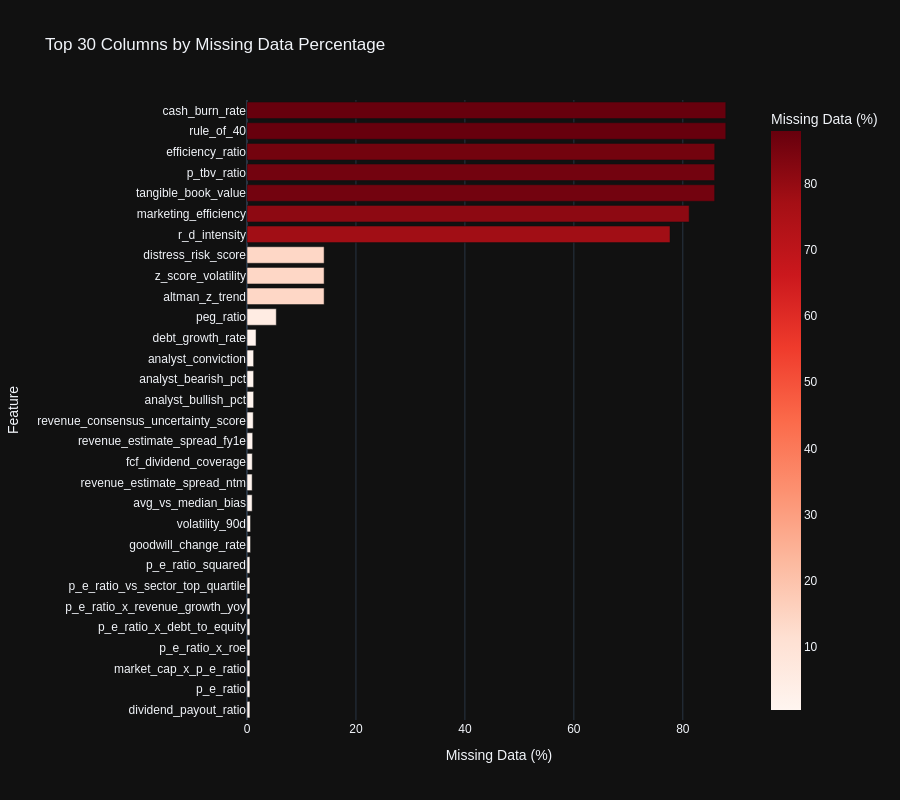
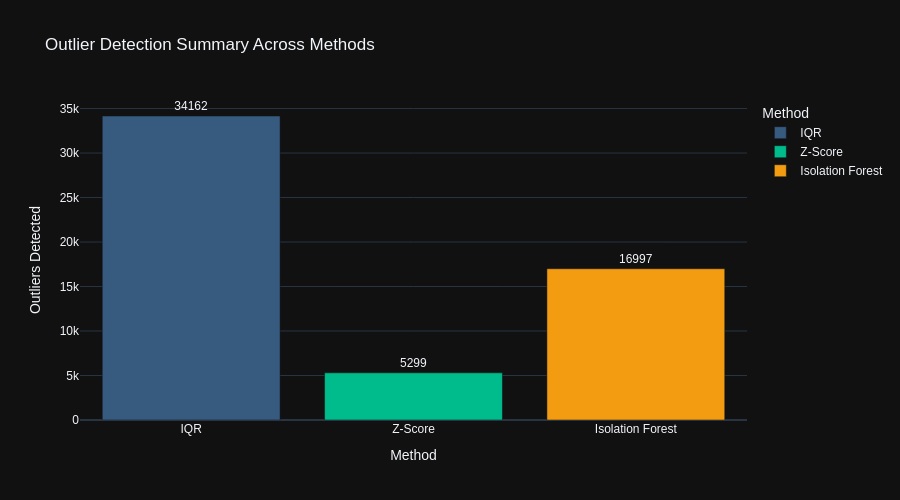
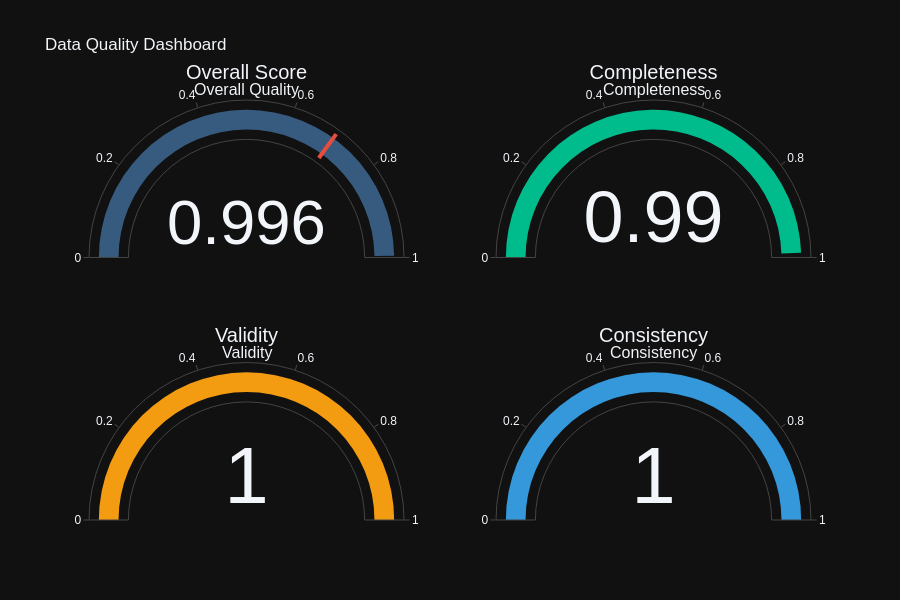

Notebook code cell kept with these figures, in order:
### Code cell
# 📊 Interactive Data Quality Visualizations
print("\n📊 Creating Interactive Data Quality Visualizations...")

# Note: Output directories already created at initialization (all Phase 9.1-9.8 subdirectories)

# 1. Missing Value Heatmap (Interactive Plotly)
missing_pct = (all_stocks_winsorized.isnull().sum() / len(all_stocks_winsorized) * 100).sort_values(ascending=False)
missing_df = pd.DataFrame({
    'Column': missing_pct.index,
    'Missing %': missing_pct.values
    }).head(30)

fig_missing = px.bar(
        missing_df,
        x='Missing %',
        y='Column',
        orientation='h',
        title='Top 30 Columns by Missing Data Percentage',
        labels={'Missing %': 'Missing Data (%)', 'Column': 'Feature'},
        color='Missing %',
        color_continuous_scale='Reds',
        height=800,
        template='plotly_dark'
        )
fig_missing.update_layout(yaxis={'categoryorder': 'total ascending'}, font_family="Arial")
fig_missing.show()

# Save as HTML for interactive viewing
fig_missing.write_html(OUTPUT_DIR / "eda" / "missing_values_heatmap.html")
print(f"✓ Saved: {OUTPUT_DIR / 'eda' / 'missing_values_heatmap.html'}")

# 2. Outlier Detection Summary (Interactive Bar Chart)
outlier_summary = pd.DataFrame({
    'Method': ['IQR', 'Z-Score', 'Isolation Forest'],
    'Outliers Detected': [total_iqr, total_zscore, total_iforest],
    'Columns Analyzed': [len(outliers_iqr), len(outliers_zscore), len(outliers_iforest)]
    })

fig_outliers = px.bar(
        outlier_summary,
        x='Method',
        y='Outliers Detected',
        title='Outlier Detection Summary Across Methods',
        color='Method',
        text='Outliers Detected',
        height=500,
        template='plotly_dark',
        color_discrete_sequence=['#375a7f', '#00bc8c', '#f39c12']
        )
fig_outliers.update_traces(texttemplate='%{text}', textposition='outside')
fig_outliers.update_layout(font_family="Arial")
fig_outliers.show()
fig_outliers.write_html(OUTPUT_DIR / "eda" / "outlier_detection_summary.html")
print(f"✓ Saved: {OUTPUT_DIR / 'eda' / 'outlier_detection_summary.html'}")

# 3. Data Quality Score Dashboard (Gauge Charts)
fig_quality = make_subplots(
        rows=2, cols=2,
        specs=[[{'type': 'indicator'}, {'type': 'indicator'}],
               [{'type': 'indicator'}, {'type': 'indicator'}]],
        subplot_titles=('Overall Quality', 'Completeness', 'Validity', 'Consistency')
        )

fig_quality.add_trace(go.Indicator(
        mode="gauge+number",
        value=quality_report.overall_score,
        title={'text': "Overall Score"},
        gauge={'axis': {'range': [0, 1]},
               'bar': {'color': "#375a7f"},
               'threshold': {'line': {'color': "#e74c3c", 'width': 4}, 'thickness': 0.75, 'value': 0.7}}
        ), row=1, col=1)

fig_quality.add_trace(go.Indicator(
        mode="gauge+number",
        value=quality_report.completeness_score,
        title={'text': "Completeness"},
        gauge={'axis': {'range': [0, 1]}, 'bar': {'color': "#00bc8c"}}
        ), row=1, col=2)

fig_quality.add_trace(go.Indicator(
        mode="gauge+number",
        value=quality_report.validity_score,
        title={'text': "Validity"},
        gauge={'axis': {'range': [0, 1]}, 'bar': {'color': "#f39c12"}}
        ), row=2, col=1)

fig_quality.add_trace(go.Indicator(
        mode="gauge+number",
        value=quality_report.consistency_score,
        title={'text': "Consistency"},
        gauge={'axis': {'range': [0, 1]}, 'bar': {'color': "#3498db"}}
        ), row=2, col=2)

fig_quality.update_layout(
        title_text="Data Quality Dashboard",
        height=600,
        showlegend=False,
        template='plotly_dark',
        font_family="Arial"
        )
fig_quality.show()
fig_quality.write_html(OUTPUT_DIR / "eda" / "data_quality_dashboard.html")
print(f"✓ Saved: {OUTPUT_DIR / 'eda' / 'data_quality_dashboard.html'}")

print(f"\n✅ Section 2 Interactive Visualizations Complete")
# Optionally, print the actual issues
if quality_report.issues:
    print(f"  Issue details:")
    for issue in quality_report.issues[:5]:  # Show first 5 issues
        print(f"    - {issue}")
    if len(quality_report.issues) > 5:
        print(f"    ... and {len(quality_report.issues) - 5} more issues")

### Figure 1 — Plotly figure (JSON) as saved in the notebook; plotly's stock layout.template omitted (floating-point values rounded to 4 significant figures)
{"data": [{"hovertemplate": "Missing Data (%)=%{marker.color}<br>Feature=%{y}<extra></extra>", "legendgroup": "", "marker": {"color": [87.89, 87.89, 85.86, 85.84, 85.84, 81.17, 77.65, 14.16, 14.16, 14.16, 5.379, 1.664, 1.219, 1.219, 1.219, 1.147, 1.047, 0.9753, 0.9466, 0.9466, 0.6454, 0.6454, 0.5307, 0.5307, 0.5307, 0.5307, 0.5307, 0.5307, 0.5307, 0.5307], "coloraxis": "coloraxis", "pattern": {"shape": ""}}, "name": "", "orientation": "h", "showlegend": false, "textposition": "auto", "x": [87.89, 87.89, 85.86, 85.84, 85.84, 81.17, 77.65, 14.16, 14.16, 14.16, 5.379, 1.664, 1.219, 1.219, 1.219, 1.147, 1.047, 0.9753, 0.9466, 0.9466, 0.6454, 0.6454, 0.5307, 0.5307, 0.5307, 0.5307, 0.5307, 0.5307, 0.5307, 0.5307], "xaxis": "x", "y": ["rule_of_40", "cash_burn_rate", "efficiency_ratio", "tangible_book_value", "p_tbv_ratio", "marketing_efficiency", "r_d_intensity", "altman_z_trend", "z_score_volatility", "distress_risk_score", "peg_ratio", "debt_growth_rate", "analyst_bullish_pct", "analyst_bearish_pct", "analyst_conviction", "revenue_consensus_uncertainty_score", "revenue_estimate_spread_fy1e", "fcf_dividend_coverage", "avg_vs_median_bias", "revenue_estimate_spread_ntm", "goodwill_change_rate", "volatility_90d", "dividend_payout_ratio", "p_e_ratio", "market_cap_x_p_e_ratio", "p_e_ratio_x_roe", "p_e_ratio_x_debt_to_equity", "p_e_ratio_x_revenue_growth_yoy", "p_e_ratio_vs_sector_top_quartile", "p_e_ratio_squared"], "yaxis": "y", "type": "bar"}], "layout": {"xaxis": {"anchor": "y", "domain": [0.0, 1.0], "title": {"text": "Missing Data (%)"}}, "yaxis": {"anchor": "x", "domain": [0.0, 1.0], "title": {"text": "Feature"}, "categoryorder": "total ascending"}, "coloraxis": {"colorbar": {"title": {"text": "Missing Data (%)"}}, "colorscale": [[0.0, "rgb(255,245,240)"], [0.125, "rgb(254,224,210)"], [0.25, "rgb(252,187,161)"], [0.375, "rgb(252,146,114)"], [0.5, "rgb(251,106,74)"], [0.625, "rgb(239,59,44)"], [0.75, "rgb(203,24,29)"], [0.875, "rgb(165,15,21)"], [1.0, "rgb(103,0,13)"]]}, "legend": {"tracegroupgap": 0}, "title": {"text": "Top 30 Columns by Missing Data Percentage"}, "barmode": "relative", "height": 800, "font": {"family": "Arial"}}}

### Figure 2 — Plotly figure (JSON) as saved in the notebook; plotly's stock layout.template omitted (floating-point values rounded to 4 significant figures)
{"data": [{"hovertemplate": "Method=%{x}<br>Outliers Detected=%{text}<extra></extra>", "legendgroup": "IQR", "marker": {"color": "#375a7f", "pattern": {"shape": ""}}, "name": "IQR", "orientation": "v", "showlegend": true, "text": [34160.0], "textposition": "outside", "x": ["IQR"], "xaxis": "x", "y": [34162], "yaxis": "y", "type": "bar", "texttemplate": "%{text}"}, {"hovertemplate": "Method=%{x}<br>Outliers Detected=%{text}<extra></extra>", "legendgroup": "Z-Score", "marker": {"color": "#00bc8c", "pattern": {"shape": ""}}, "name": "Z-Score", "orientation": "v", "showlegend": true, "text": [5299.0], "textposition": "outside", "x": ["Z-Score"], "xaxis": "x", "y": [5299], "yaxis": "y", "type": "bar", "texttemplate": "%{text}"}, {"hovertemplate": "Method=%{x}<br>Outliers Detected=%{text}<extra></extra>", "legendgroup": "Isolation Forest", "marker": {"color": "#f39c12", "pattern": {"shape": ""}}, "name": "Isolation Forest", "orientation": "v", "showlegend": true, "text": [17000.0], "textposition": "outside", "x": ["Isolation Forest"], "xaxis": "x", "y": [16997], "yaxis": "y", "type": "bar", "texttemplate": "%{text}"}], "layout": {"xaxis": {"anchor": "y", "domain": [0.0, 1.0], "title": {"text": "Method"}, "categoryorder": "array", "categoryarray": ["IQR", "Z-Score", "Isolation Forest"]}, "yaxis": {"anchor": "x", "domain": [0.0, 1.0], "title": {"text": "Outliers Detected"}}, "legend": {"title": {"text": "Method"}, "tracegroupgap": 0}, "title": {"text": "Outlier Detection Summary Across Methods"}, "barmode": "relative", "height": 500, "font": {"family": "Arial"}}}

### Figure 3 — Plotly figure (JSON) as saved in the notebook; plotly's stock layout.template omitted (floating-point values rounded to 4 significant figures)
{"data": [{"gauge": {"axis": {"range": [0, 1]}, "bar": {"color": "#375a7f"}, "threshold": {"line": {"color": "#e74c3c", "width": 4}, "thickness": 0.75, "value": 0.7}}, "mode": "gauge+number", "title": {"text": "Overall Score"}, "value": 0.996, "type": "indicator", "domain": {"x": [0.0, 0.45], "y": [0.625, 1.0]}}, {"gauge": {"axis": {"range": [0, 1]}, "bar": {"color": "#00bc8c"}}, "mode": "gauge+number", "title": {"text": "Completeness"}, "value": 0.99, "type": "indicator", "domain": {"x": [0.55, 1.0], "y": [0.625, 1.0]}}, {"gauge": {"axis": {"range": [0, 1]}, "bar": {"color": "#f39c12"}}, "mode": "gauge+number", "title": {"text": "Validity"}, "value": 1.0, "type": "indicator", "domain": {"x": [0.0, 0.45], "y": [0.0, 0.375]}}, {"gauge": {"axis": {"range": [0, 1]}, "bar": {"color": "#3498db"}}, "mode": "gauge+number", "title": {"text": "Consistency"}, "value": 1.0, "type": "indicator", "domain": {"x": [0.55, 1.0], "y": [0.0, 0.375]}}], "layout": {"annotations": [{"font": {"size": 16}, "showarrow": false, "text": "Overall Quality", "x": 0.225, "xanchor": "center", "xref": "paper", "y": 1.0, "yanchor": "bottom", "yref": "paper"}, {"font": {"size": 16}, "showarrow": false, "text": "Completeness", "x": 0.775, "xanchor": "center", "xref": "paper", "y": 1.0, "yanchor": "bottom", "yref": "paper"}, {"font": {"size": 16}, "showarrow": false, "text": "Validity", "x": 0.225, "xanchor": "center", "xref": "paper", "y": 0.375, "yanchor": "bottom", "yref": "paper"}, {"font": {"size": 16}, "showarrow": false, "text": "Consistency", "x": 0.775, "xanchor": "center", "xref": "paper", "y": 0.375, "yanchor": "bottom", "yref": "paper"}], "title": {"text": "Data Quality Dashboard"}, "font": {"family": "Arial"}, "height": 600, "showlegend": false}}
